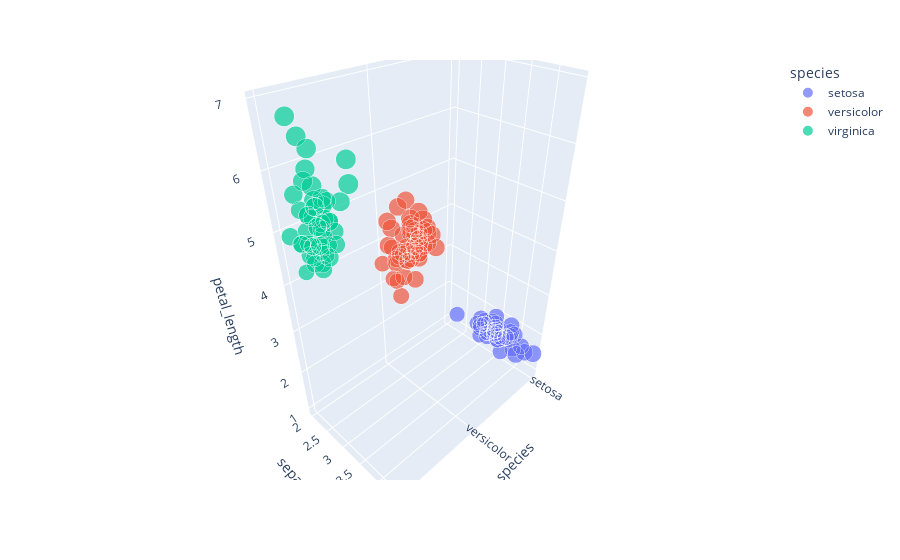

Notebook code for this chart:
### Code cell
# 3D Bubble chart (basically scatterplot with size)
fig3 = px.scatter_3d(iris,
                    x='species',
                    y='sepal_width',
                    z='petal_length',
                    size='sepal_length',
                    color='species')
fig3.show()

### Figure 1 — Plotly figure (JSON) as saved in the notebook; plotly's stock layout.template omitted (floating-point values rounded to 4 significant figures)
{"data": [{"hovertemplate": "species=%{x}<br>sepal_width=%{y}<br>petal_length=%{z}<br>sepal_length=%{marker.size}<extra></extra>", "legendgroup": "setosa", "marker": {"color": "#636efa", "size": [5.1, 4.9, 4.7, 4.6, 5.0, 5.4, 4.6, 5.0, 4.4, 4.9, 5.4, 4.8, 4.8, 4.3, 5.8, 5.7, 5.4, 5.1, 5.7, 5.1, 5.4, 5.1, 4.6, 5.1, 4.8, 5.0, 5.0, 5.2, 5.2, 4.7, 4.8, 5.4, 5.2, 5.5, 4.9, 5.0, 5.5, 4.9, 4.4, 5.1, 5.0, 4.5, 4.4, 5.0, 5.1, 4.8, 5.1, 4.6, 5.3, 5.0], "sizemode": "area", "sizeref": 0.01975, "symbol": "circle"}, "mode": "markers", "name": "setosa", "scene": "scene", "showlegend": true, "type": "scatter3d", "x": ["setosa", "setosa", "setosa", "setosa", "setosa", "setosa", "setosa", "setosa", "setosa", "setosa", "setosa", "setosa", "setosa", "setosa", "setosa", "setosa", "setosa", "setosa", "setosa", "setosa", "setosa", "setosa", "setosa", "setosa", "setosa", "setosa", "setosa", "setosa", "setosa", "setosa", "setosa", "setosa", "setosa", "setosa", "setosa", "setosa", "setosa", "setosa", "setosa", "setosa", "setosa", "setosa", "setosa", "setosa", "setosa", "setosa", "setosa", "setosa", "setosa", "setosa"], "y": [3.5, 3.0, 3.2, 3.1, 3.6, 3.9, 3.4, 3.4, 2.9, 3.1, 3.7, 3.4, 3.0, 3.0, 4.0, 4.4, 3.9, 3.5, 3.8, 3.8, 3.4, 3.7, 3.6, 3.3, 3.4, 3.0, 3.4, 3.5, 3.4, 3.2, 3.1, 3.4, 4.1, 4.2, 3.1, 3.2, 3.5, 3.6, 3.0, 3.4, 3.5, 2.3, 3.2, 3.5, 3.8, 3.0, 3.8, 3.2, 3.7, 3.3], "z": [1.4, 1.4, 1.3, 1.5, 1.4, 1.7, 1.4, 1.5, 1.4, 1.5, 1.5, 1.6, 1.4, 1.1, 1.2, 1.5, 1.3, 1.4, 1.7, 1.5, 1.7, 1.5, 1.0, 1.7, 1.9, 1.6, 1.6, 1.5, 1.4, 1.6, 1.6, 1.5, 1.5, 1.4, 1.5, 1.2, 1.3, 1.4, 1.3, 1.5, 1.3, 1.3, 1.3, 1.6, 1.9, 1.4, 1.6, 1.4, 1.5, 1.4]}, {"hovertemplate": "species=%{x}<br>sepal_width=%{y}<br>petal_length=%{z}<br>sepal_length=%{marker.size}<extra></extra>", "legendgroup": "versicolor", "marker": {"color": "#EF553B", "size": [7.0, 6.4, 6.9, 5.5, 6.5, 5.7, 6.3, 4.9, 6.6, 5.2, 5.0, 5.9, 6.0, 6.1, 5.6, 6.7, 5.6, 5.8, 6.2, 5.6, 5.9, 6.1, 6.3, 6.1, 6.4, 6.6, 6.8, 6.7, 6.0, 5.7, 5.5, 5.5, 5.8, 6.0, 5.4, 6.0, 6.7, 6.3, 5.6, 5.5, 5.5, 6.1, 5.8, 5.0, 5.6, 5.7, 5.7, 6.2, 5.1, 5.7], "sizemode": "area", "sizeref": 0.01975, "symbol": "circle"}, "mode": "markers", "name": "versicolor", "scene": "scene", "showlegend": true, "type": "scatter3d", "x": ["versicolor", "versicolor", "versicolor", "versicolor", "versicolor", "versicolor", "versicolor", "versicolor", "versicolor", "versicolor", "versicolor", "versicolor", "versicolor", "versicolor", "versicolor", "versicolor", "versicolor", "versicolor", "versicolor", "versicolor", "versicolor", "versicolor", "versicolor", "versicolor", "versicolor", "versicolor", "versicolor", "versicolor", "versicolor", "versicolor", "versicolor", "versicolor", "versicolor", "versicolor", "versicolor", "versicolor", "versicolor", "versicolor", "versicolor", "versicolor", "versicolor", "versicolor", "versicolor", "versicolor", "versicolor", "versicolor", "versicolor", "versicolor", "versicolor", "versicolor"], "y": [3.2, 3.2, 3.1, 2.3, 2.8, 2.8, 3.3, 2.4, 2.9, 2.7, 2.0, 3.0, 2.2, 2.9, 2.9, 3.1, 3.0, 2.7, 2.2, 2.5, 3.2, 2.8, 2.5, 2.8, 2.9, 3.0, 2.8, 3.0, 2.9, 2.6, 2.4, 2.4, 2.7, 2.7, 3.0, 3.4, 3.1, 2.3, 3.0, 2.5, 2.6, 3.0, 2.6, 2.3, 2.7, 3.0, 2.9, 2.9, 2.5, 2.8], "z": [4.7, 4.5, 4.9, 4.0, 4.6, 4.5, 4.7, 3.3, 4.6, 3.9, 3.5, 4.2, 4.0, 4.7, 3.6, 4.4, 4.5, 4.1, 4.5, 3.9, 4.8, 4.0, 4.9, 4.7, 4.3, 4.4, 4.8, 5.0, 4.5, 3.5, 3.8, 3.7, 3.9, 5.1, 4.5, 4.5, 4.7, 4.4, 4.1, 4.0, 4.4, 4.6, 4.0, 3.3, 4.2, 4.2, 4.2, 4.3, 3.0, 4.1]}, {"hovertemplate": "species=%{x}<br>sepal_width=%{y}<br>petal_length=%{z}<br>sepal_length=%{marker.size}<extra></extra>", "legendgroup": "virginica", "marker": {"color": "#00cc96", "size": [6.3, 5.8, 7.1, 6.3, 6.5, 7.6, 4.9, 7.3, 6.7, 7.2, 6.5, 6.4, 6.8, 5.7, 5.8, 6.4, 6.5, 7.7, 7.7, 6.0, 6.9, 5.6, 7.7, 6.3, 6.7, 7.2, 6.2, 6.1, 6.4, 7.2, 7.4, 7.9, 6.4, 6.3, 6.1, 7.7, 6.3, 6.4, 6.0, 6.9, 6.7, 6.9, 5.8, 6.8, 6.7, 6.7, 6.3, 6.5, 6.2, 5.9], "sizemode": "area", "sizeref": 0.01975, "symbol": "circle"}, "mode": "markers", "name": "virginica", "scene": "scene", "showlegend": true, "type": "scatter3d", "x": ["virginica", "virginica", "virginica", "virginica", "virginica", "virginica", "virginica", "virginica", "virginica", "virginica", "virginica", "virginica", "virginica", "virginica", "virginica", "virginica", "virginica", "virginica", "virginica", "virginica", "virginica", "virginica", "virginica", "virginica", "virginica", "virginica", "virginica", "virginica", "virginica", "virginica", "virginica", "virginica", "virginica", "virginica", "virginica", "virginica", "virginica", "virginica", "virginica", "virginica", "virginica", "virginica", "virginica", "virginica", "virginica", "virginica", "virginica", "virginica", "virginica", "virginica"], "y": [3.3, 2.7, 3.0, 2.9, 3.0, 3.0, 2.5, 2.9, 2.5, 3.6, 3.2, 2.7, 3.0, 2.5, 2.8, 3.2, 3.0, 3.8, 2.6, 2.2, 3.2, 2.8, 2.8, 2.7, 3.3, 3.2, 2.8, 3.0, 2.8, 3.0, 2.8, 3.8, 2.8, 2.8, 2.6, 3.0, 3.4, 3.1, 3.0, 3.1, 3.1, 3.1, 2.7, 3.2, 3.3, 3.0, 2.5, 3.0, 3.4, 3.0], "z": [6.0, 5.1, 5.9, 5.6, 5.8, 6.6, 4.5, 6.3, 5.8, 6.1, 5.1, 5.3, 5.5, 5.0, 5.1, 5.3, 5.5, 6.7, 6.9, 5.0, 5.7, 4.9, 6.7, 4.9, 5.7, 6.0, 4.8, 4.9, 5.6, 5.8, 6.1, 6.4, 5.6, 5.1, 5.6, 6.1, 5.6, 5.5, 4.8, 5.4, 5.6, 5.1, 5.1, 5.9, 5.7, 5.2, 5.0, 5.2, 5.4, 5.1]}], "layout": {"legend": {"itemsizing": "constant", "title": {"text": "species"}, "tracegroupgap": 0}, "margin": {"t": 60}, "scene": {"domain": {"x": [0, 1], "y": [0, 1]}, "xaxis": {"categoryarray": ["setosa", "versicolor", "virginica"], "categoryorder": "array", "title": {"text": "species"}}, "yaxis": {"title": {"text": "sepal_width"}}, "zaxis": {"title": {"text": "petal_length"}}}}}
